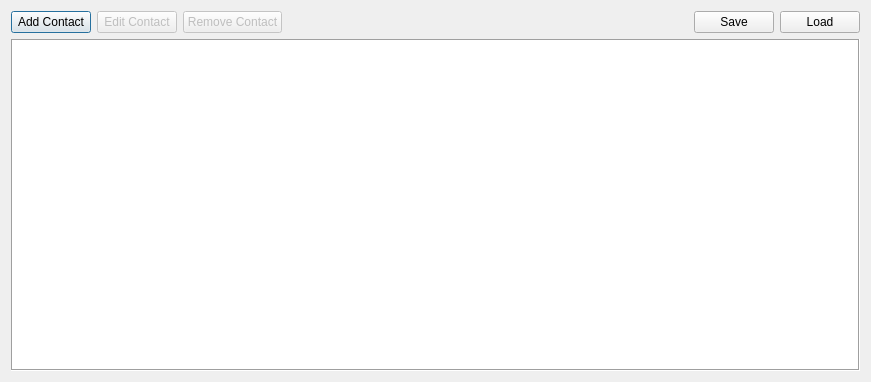
<?xml version="1.0" encoding="UTF-8"?>
<ui version="4.0">
 <class>ContactOverviewDialog</class>
 <widget class="QDialog" name="ContactOverviewDialog">
  <property name="geometry">
   <rect>
    <x>0</x>
    <y>0</y>
    <width>871</width>
    <height>382</height>
   </rect>
  </property>
  <property name="focusPolicy">
   <enum>Qt::ClickFocus</enum>
  </property>
  <property name="windowTitle">
   <string>Dialog</string>
  </property>
  <layout class="QVBoxLayout" name="verticalLayout_2">
   <item>
    <layout class="QVBoxLayout" name="verticalLayout">
     <item>
      <layout class="QHBoxLayout" name="horizontalLayout">
       <item>
        <widget class="QPushButton" name="AddContactButton">
         <property name="text">
          <string>Add Contact</string>
         </property>
        </widget>
       </item>
       <item>
        <widget class="QPushButton" name="EditContactButton">
         <property name="enabled">
          <bool>false</bool>
         </property>
         <property name="text">
          <string>Edit Contact</string>
         </property>
        </widget>
       </item>
       <item>
        <widget class="QPushButton" name="RemoveContactButton">
         <property name="enabled">
          <bool>false</bool>
         </property>
         <property name="text">
          <string>Remove Contact</string>
         </property>
        </widget>
       </item>
       <item>
        <spacer name="horizontalSpacer">
         <property name="orientation">
          <enum>Qt::Horizontal</enum>
         </property>
         <property name="sizeHint" stdset="0">
          <size>
           <width>40</width>
           <height>20</height>
          </size>
         </property>
        </spacer>
       </item>
       <item>
        <widget class="QPushButton" name="pushButtonSave">
         <property name="text">
          <string>Save</string>
         </property>
        </widget>
       </item>
       <item>
        <widget class="QPushButton" name="pushButtonLoad">
         <property name="text">
          <string>Load</string>
         </property>
        </widget>
       </item>
      </layout>
     </item>
     <item>
      <widget class="QTableView" name="tableView">
       <property name="frameShape">
        <enum>QFrame::Box</enum>
       </property>
       <property name="horizontalScrollBarPolicy">
        <enum>Qt::ScrollBarAlwaysOff</enum>
       </property>
       <property name="sizeAdjustPolicy">
        <enum>QAbstractScrollArea::AdjustToContents</enum>
       </property>
       <property name="selectionMode">
        <enum>QAbstractItemView::SingleSelection</enum>
       </property>
       <property name="selectionBehavior">
        <enum>QAbstractItemView::SelectRows</enum>
       </property>
       <attribute name="horizontalHeaderCascadingSectionResizes">
        <bool>true</bool>
       </attribute>
       <attribute name="horizontalHeaderStretchLastSection">
        <bool>true</bool>
       </attribute>
       <attribute name="verticalHeaderVisible">
        <bool>false</bool>
       </attribute>
      </widget>
     </item>
    </layout>
   </item>
  </layout>
 </widget>
 <resources/>
 <connections/>
</ui>
